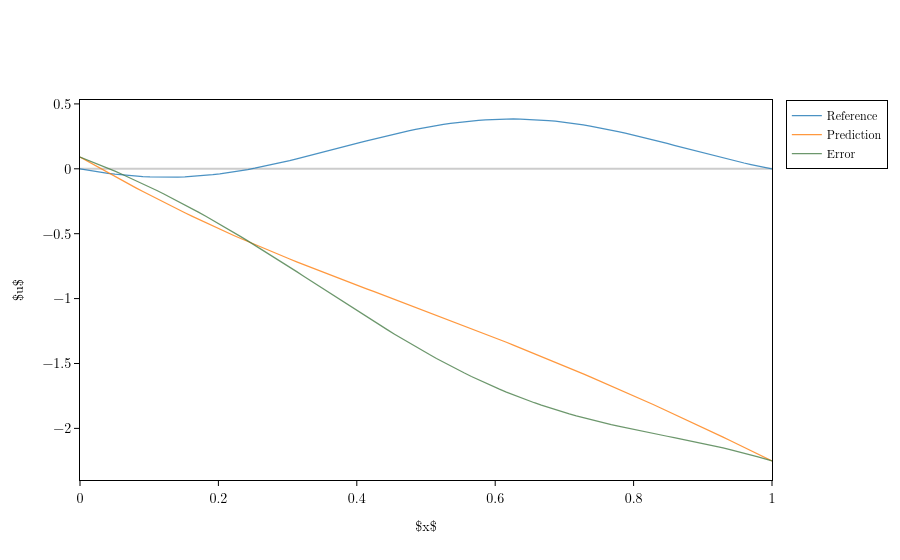

Here is the notebook cell this chart was saved with:
### Code cell
u_config = data_loader.get_output_port(U).get_data_configuration(pipeline)
layout = pipeline.visualize(
    model.output_ports[0],
    reference=data_loader.get_output_port(U),
    prediction_config=u_config,
    mode=qewton.optim.EvaluationPhase.TEST,
    #controls=[qewton.viz.SliderSpec(u_config.axes[0])],
)
fig = qewton.viz.Figure(layout)
fig.show()
